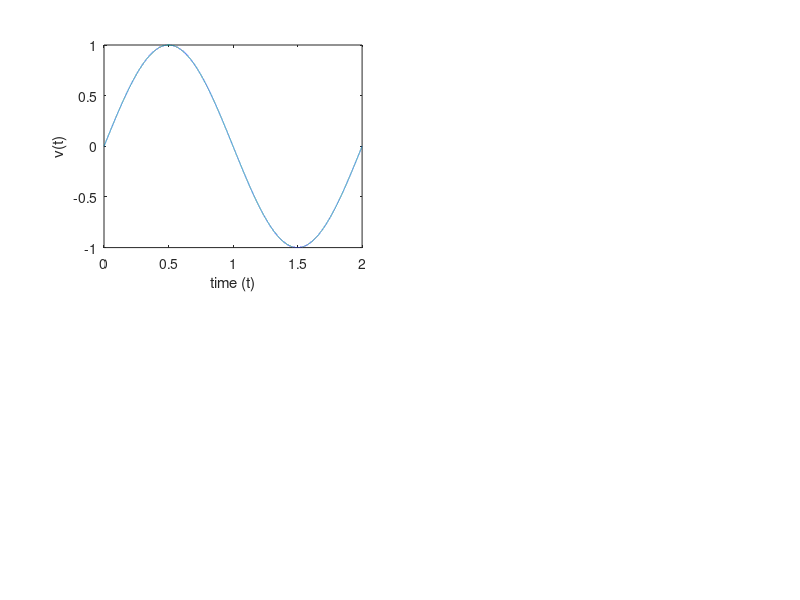

Source code (MATLAB): (Note: this script raises an error after producing the figure.)
clc
clear all
close all

time_period=2;
step_size_t=0.0001;
t=0:step_size_t:time_period;
tt=length(t);

omega_o=2*pi/time_period;

No_of_Fourier_coff=20;
kk=-No_of_Fourier_coff:1:No_of_Fourier_coff;

for ii=1:tt
    v_t(ii)=2*sin((pi/2)*t(ii));
     if(t(ii)<-0.25)
        v_t(ii)=0;
    elseif(t(ii)>=-0.25 && t(ii)<=0.25)
        v_t(ii)=1;
    else
        v_t(ii)=0;
    end

    v_t(ii)=(2/3)*t(ii);

    if(t(ii)<=0.5)
        v_t(ii)=5*cos(omega_o*t(ii));
    elseif(t(ii)>0.5 && t(ii)<1.5)
        v_t(ii)=0;
    else
        v_t(ii)=5*cos(omega_o*t(ii));
    end

    if(t(ii)<=2)
        v_t(ii)=1*sin(omega_o*t(ii));
    else
        v_t(ii)=0;
    end

end

%theortical values of a_k
for ii=1:1:(2*No_of_Fourier_coff+1)
    if(abs(kk(ii))==1)
        a_k_th(ii)=(1+1j*(pi/2))/(4*pi);
    else
    a_k_th(ii)=(1/((2*pi)*(1-kk(ii)^2)))*( 1-1j*kk(ii)*exp(-1j*kk(ii)*pi/2) );
    end
end

subplot(2,2,1), plot(t, v_t)
xlabel("time (t)")
ylabel("v(t)")


for ii=1:1:(2*No_of_Fourier_coff+1)
    temp1=v_t.*exp(-1j*omega_o*kk(ii).*t);
    [int_ans] = my_int_fun(temp1, step_size_t);
    a_k(ii)=(1/time_period)*(int_ans);
end

subplot(2,2,2),stem(kk, abs(a_k))

pause

mid_term_of_fs=No_of_Fourier_coff+1;
t2=0:step_size_t:3*time_period;
for ii=1:mid_term_of_fs
    if(ii==1)
        harmonics(ii,:)=a_k(mid_term_of_fs)*...
            exp(1j*omega_o*kk(mid_term_of_fs).*t);
    else
        harmonics(ii,:)=(a_k(mid_term_of_fs-ii+1).*...
            exp(1j*omega_o*(kk(mid_term_of_fs-ii+1)).*t))...
            +(a_k(mid_term_of_fs+ii-1).*...
            exp(1j*omega_o*(kk(mid_term_of_fs+ii-1)).*t));
    end
  
end

subplot(2,2,3), plot(t, real(harmonics))

reconstructed_signal=sum(harmonics);
subplot(2,2,4),plot(t, real(reconstructed_signal), '--r' )

figure, subplot(2,1,1),stem(kk, abs(a_k))

subplot(2,1,2),stem(kk, abs(a_k_th))